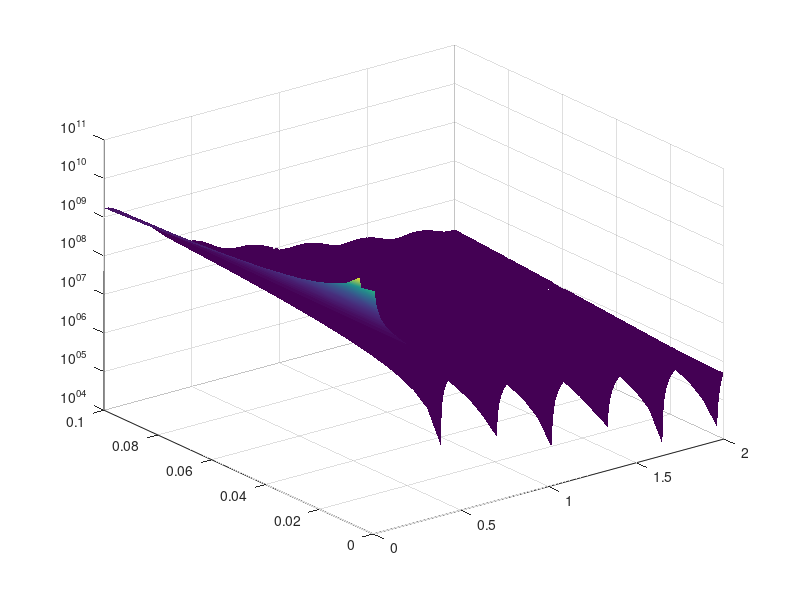

The MATLAB source for this figure: (Note: this script raises an error after producing the figure.)
f = 10e9;
omega = 2*pi*f;
ep1 = 1;
ep2 = 10 - 1i*18;
mu0 = 4*pi*1e-7;
ep0 = 8.854e-12;
k1 = omega*sqrt(mu0*ep0*ep1);
k2 = omega*sqrt(mu0*ep0*ep2);

kz1 = @(kp) sqrt(k1 ^2 - kp .^2);
kz2 = @(kp) sqrt(k2 ^2 - kp .^2);

gamma_1h = @(kp) -(kz2(kp) - kz1(kp)) ./ (kz2(kp) + kz1(kp));
gamma_1e = @(kp) (kz2(kp) / ep2 - kz1(kp)) ./ (kz2(kp) / ep2 + kz1(kp));

G_1 = @(kp) k1 * (gamma_1h(kp)) ./ (1i * kz1(kp));
G_2 = @(kp) k1 ./ (kp .* (gamma_1e(kp) - gamma_1h(kp)));

S_0 = @(kp) G_1(kp) .* besselj(0, kp * 1e1) .* kp;
S_1 = @(kp) G_2(kp) .* besselj(1, kp * 1e1) .* kp;

[X, Y] = meshgrid(0:0.008:2,   0:0.005:.1);
z = X + 1i*Y;

% Sommerfeld Integral kernels
f_0 = S_0(z);
f_1 = S_1(z);

% Surface plot
surf(X,Y,abs(f_1),'LineStyle', 'none', 'FaceColor', 'interp');   

% Set z-axis to logscale
set(gca,'Xscale','Lin','Yscale','Lin','Zscale','Log')

% Use Brewermap color schemes
colormap(brewermap([],'RdYlBu'))

% Create some lighting for nice figures
camlight left
camlight right
camlight('headlight')

% Labeling
xlabel('\Re \rho')
ylabel('\Im \rho')
zlabel('$\mathcal{S}_0$', 'interpreter', 'latex')
shading interp
